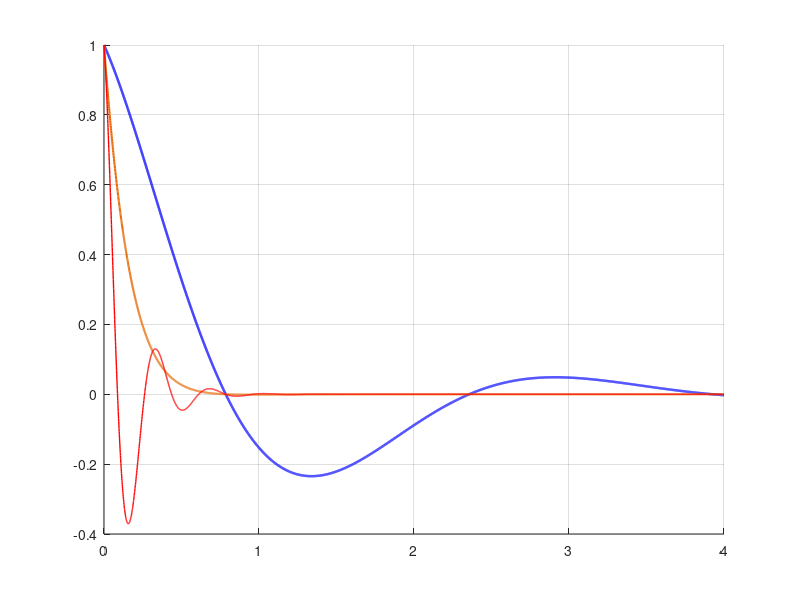

Write MATLAB code to recreate this figure. (Note: this script raises an error after producing the figure.)
%% compareSmallVsLargePW.m
% Compares the impulse response (real part) of three complex-pole
% systems, varying decay rate and oscillation frequency independently:
%   1/(s+p+j*w)  -- small decay rate p, small frequency w
%   1/(s+P+j*w)  -- LARGE decay rate P, same small frequency w
%   1/(s+P+j*W)  -- large decay rate P, LARGE frequency W
% so the middle case isolates the effect of decay rate alone (same
% oscillation as case 1, faster envelope), and the third isolates the
% added effect of frequency alone (same fast envelope as case 2, faster
% oscillation). Re{y(t)} = exp(-a*t)*cos(b*t) for pole -(a+jb).

clear; clc;
scriptDir = fileparts(mfilename('fullpath'));
addpath(scriptDir);

p = 1;    % small decay rate
P = 6;    % large decay rate
w = 2;    % small angular frequency [rad/s]
W = 18;   % large angular frequency [rad/s]

t = linspace(0, 4, 4000)';
g_p_w = exp(-p*t) .* cos(w*t);
g_P_w = exp(-P*t) .* cos(w*t);
g_P_W = exp(-P*t) .* cos(W*t);

figure('Color','w','Name','Small vs large decay rate and frequency');
hold on; grid on;
plot(t, g_p_w, 'b-', 'LineWidth', 1.75, 'DisplayName', sprintf('1/(s+p+j\\omega): p=%g, \\omega=%g', p, w));
plot(t, g_P_w, 'Color', [0.9 0.4 0], 'LineWidth', 1.5, 'DisplayName', sprintf('1/(s+P+j\\omega): P=%g, \\omega=%g', P, w));
plot(t, g_P_W, 'r-', 'LineWidth', 1, 'DisplayName', sprintf('1/(s+P+j\\Omega): P=%g, \\Omega=%g', P, W));
yline(0, 'k:', 'HandleVisibility', 'off');
xlabel('Time [s]');
ylabel('Re\{y(t)\}');
title('Impulse response: small vs large decay rate and frequency');
legend('Location','best');
set(gca, 'FontSize', 12);

exportgraphics(gcf, fullfile(scriptDir, 'SmallVsLargePW_impulse.png'));
fprintf('Saved plot to SmallVsLargePW_impulse.png\n');
